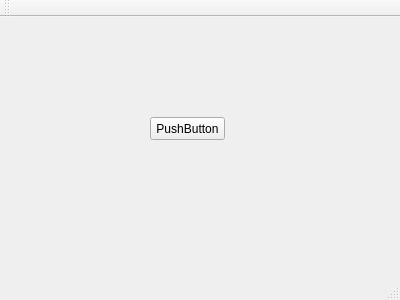
<?xml version="1.0" encoding="UTF-8"?>
<ui version="4.0">
 <class>MainWindow</class>
 <widget class="QMainWindow" name="MainWindow">
  <property name="geometry">
   <rect>
    <x>0</x>
    <y>0</y>
    <width>400</width>
    <height>300</height>
   </rect>
  </property>
  <property name="windowTitle">
   <string>MainWindow</string>
  </property>
  <widget class="QWidget" name="centralWidget">
   <widget class="QPushButton" name="pushButton">
    <property name="geometry">
     <rect>
      <x>150</x>
      <y>100</y>
      <width>75</width>
      <height>23</height>
     </rect>
    </property>
    <property name="text">
     <string>PushButton</string>
    </property>
   </widget>
  </widget>
  <widget class="QMenuBar" name="menuBar">
   <property name="geometry">
    <rect>
     <x>0</x>
     <y>0</y>
     <width>400</width>
     <height>23</height>
    </rect>
   </property>
  </widget>
  <widget class="QToolBar" name="mainToolBar">
   <attribute name="toolBarArea">
    <enum>TopToolBarArea</enum>
   </attribute>
   <attribute name="toolBarBreak">
    <bool>false</bool>
   </attribute>
  </widget>
  <widget class="QStatusBar" name="statusBar"/>
 </widget>
 <layoutdefault spacing="6" margin="11"/>
 <resources/>
 <connections/>
</ui>
